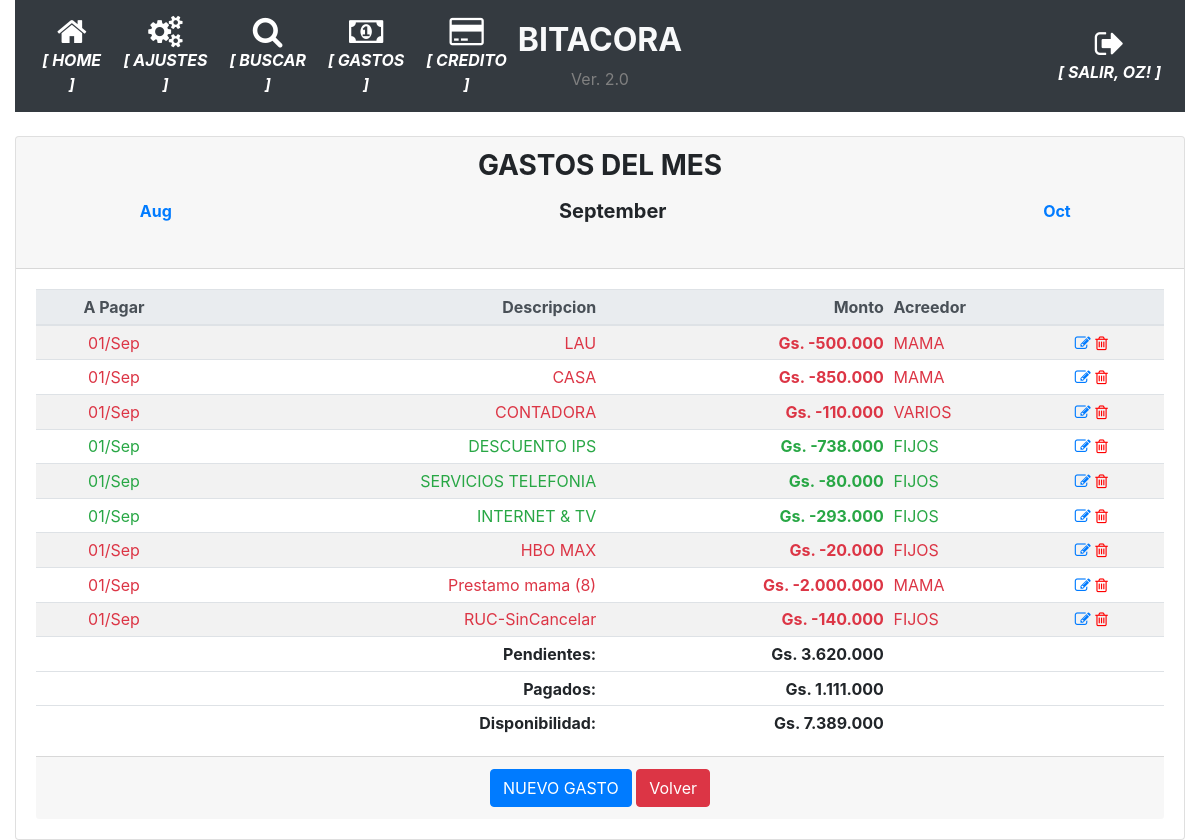
The page /historico_gastos_detalle/ (signed in) on the database as committed earlier.
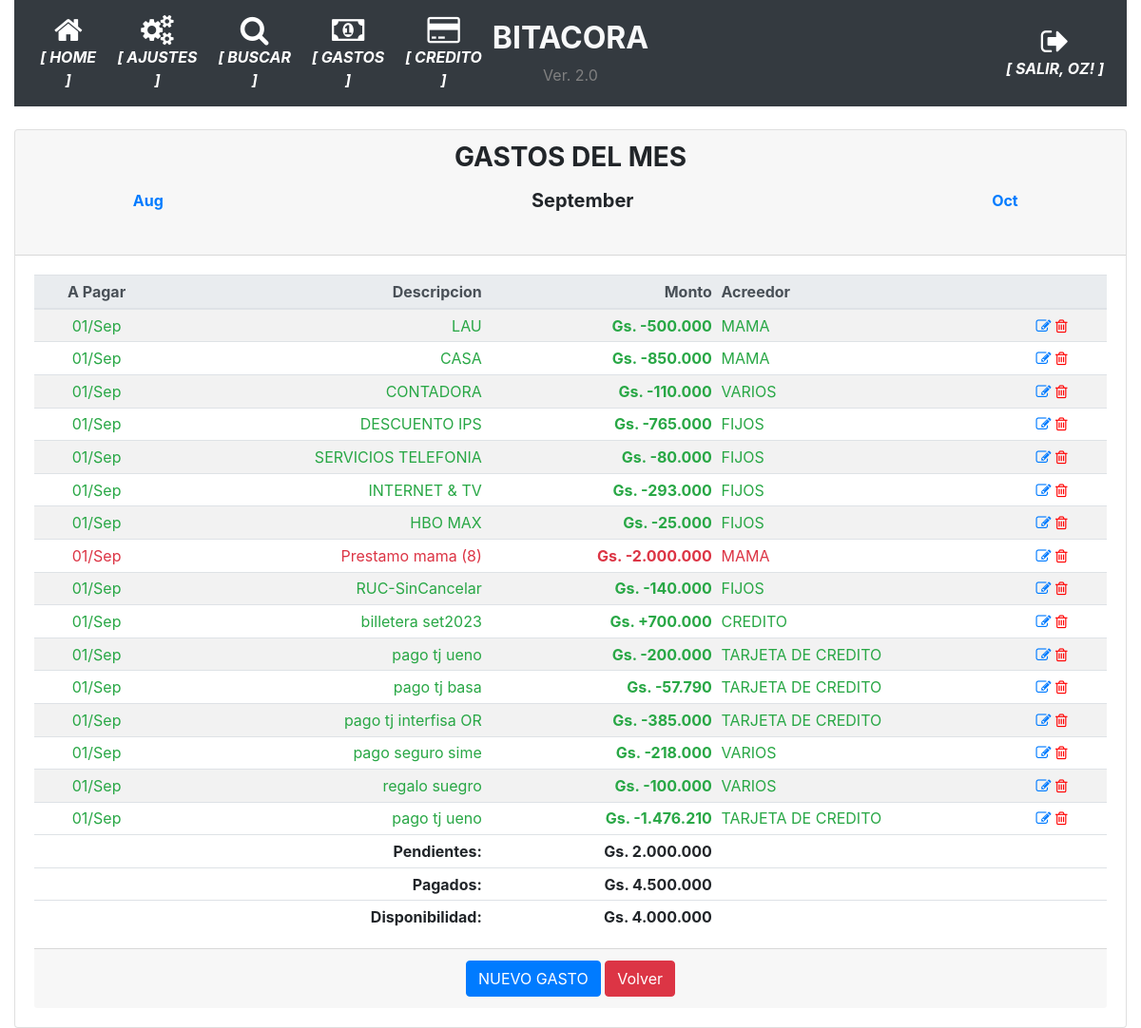
The same page on the database as committed later.
### app/models.py (models this page shows, shortened)
class User(UserMixin, db.Model):
    id = db.Column(db.Integer, primary_key=True)
    username = db.Column(db.String(64), index=True, unique=True)
    email = db.Column(db.String(120), index=True, unique=True)
    password_hash = db.Column(db.String(128))
    perfil = db.Column(db.String(128))

class GastosFijos(db.Model):
    __tablename__='gastos_fijos'
    id = db.Column(db.Integer, primary_key=True)
    date = db.Column(db.Date, nullable=False)
    fecha_pagar = db.Column(db.Date, nullable=False)
    descripcion = db.Column(db.String(100), nullable=False)
    monto = db.Column(db.Integer)
    operacion = db.Column(db.Boolean, server_default=u'False')
    pagado = db.Column(db.Boolean, server_default=u'False')
    id_agrupador_gastos = db.Column(db.Integer, db.ForeignKey('agrupador_gastos.id'), nullable=True)
    agrupador_gastos = db.relationship('AgrupadorGastos',backref='agrupador_gastos', foreign_keys=[id_agrupador_gastos])

class AgrupadorGastos(db.Model):
    __tablename__='agrupador_gastos'
    id = db.Column(db.Integer, primary_key=True)
    agrupador = db.Column(db.String(100), nullable=False)

### app/routes.py (the view)
@app.route('/historico_gastos_detalle/', defaults={'periodo':datetime.now().strftime('%Y-%m')}, methods=['GET', 'POST'])
@app.route('/historico_gastos_detalle/<string:periodo>', methods=['GET', 'POST'])
@login_required
def historico_gastos_detalle(periodo):
    date_obj = datetime.strptime(periodo, '%Y-%m')
    fechas={'mes_anterior':date_obj-relativedelta(months=1), 'mes_actual':date_obj, 'mes_siguiente':date_obj+relativedelta(months=1)}
    gastos = GastosFijos.query.filter(func.strftime("%Y-%m", GastosFijos.fecha_pagar)==periodo).filter(GastosFijos.descripcion!='REFERENCIA').order_by(GastosFijos.fecha_pagar).all()
    if not gastos:
        precarga_deudas(periodo)
        gastos = GastosFijos.query.filter(func.strftime("%Y-%m", GastosFijos.fecha_pagar)==periodo).all()
    deuda = deuda_total(gastos)
    credito, pendientes, pagados = calcular_disponibilidad(periodo)#SALARIO_NETO - deuda
    disponibilidad = credito - pagados
    return render_template('historico_gastos_detalle.html', periodo=periodo, gastos=gastos, deuda=deuda, disponibilidad=disponibilidad, pendientes=pendientes, fechas=fechas)

### app/models.py (called while the page is built)
@login.user_loader
def load_user(id):
    return User.query.get(int(id))

### app/utilitarios.py (called while the page is built)
def deuda_total(deudas):
    saldo = 0
    for deuda in deudas:
        if deuda.pagado:
            if not deuda.operacion:
                saldo += deuda.monto
            else:
                saldo -= deuda.monto
    return saldo

### app/templates/historico_gastos_detalle.html
{% extends "base.html" %}
{% block main %}
<div class="card">
    <div class="card-header">
        <h3 class="card-title text-center"><strong>GASTOS DEL MES</strong></h3>
        <div class="card-title text-center">
            <table class="table table-sm table-borderless">
                <td><a href="{{ url_for('historico_gastos_detalle', periodo=fechas.mes_anterior.strftime('%Y-%m')) }}" class="card-link"><strong>{{ fechas.mes_anterior.strftime('%b') }}</strong></a></td>
                <td><h5 class="card-title text-center"><strong>{{ fechas.mes_actual.strftime('%B') }}</strong></h5></td>
                <td><a href="{{ url_for('historico_gastos_detalle', periodo=fechas.mes_siguiente.strftime('%Y-%m')) }}" class="card-link"><strong>{{ fechas.mes_siguiente.strftime('%b') }}</strong></a></td>
            </table>
        </div>
    </div>
    <div class="card-body">
        <div class="table-responsive">
            <table class="table table-striped table-sm">
                <thead class="thead-light">
                    <tr>
                        <th class="card-text text-center">A Pagar</th>
                        <th class="card-text text-right">Descripcion</th>
                        <th class="card-text text-right">Monto</th>
                        <th class="card-text text-left">Acreedor</th>
                        <th></th>
                    </tr>
                </thead>
                <tbody>
                    {% for gasto in gastos %}
                    <tr class="{{ 'text-success' if gasto.pagado else 'text-danger' }}">
                        <td class="card-text text-center">{{ gasto.fecha_pagar.strftime('%d/%b') }}</td>
                        <td class="card-text text-right">{{ gasto.descripcion }}</td>
                        <td class="card-text text-right"><strong>Gs. {{ "+" if gasto.operacion else "-" }}{{ "{:,.0f}".format(gasto.monto).replace(",", ".") }}</strong></td>
                        <td class="card-text text-left">{{ gasto.agrupador_gastos.agrupador }}</td>
                        <td class="align-self-end">
                            <a href="{{ url_for('modificar_gasto', gasto_id=gasto.id) }}"><i class="fa fa-pencil-square-o"></i></a>
                            <a href="{{ url_for('borrar_gasto', gasto_id=gasto.id) }}" style="color:red"><i class="fa fa-trash-o"></i></a>
                        </td>
                    </tr>
                    {% endfor %}
                </tbody>
                <tfoot>
                    <tr>
                        <td></td>
                        <td class="card-text text-right"><strong>Pendientes:</strong></td>
                        <td class="card-text text-right"><strong>Gs. {{ "{:,.0f}".format(pendientes).replace(",", ".") }}</strong></td>
                        <td></td>
                        <td></td>
                    </tr>
                    <tr>
                        <td></td>
                        <td class="card-text text-right"><strong>Pagados:</strong></td>
                        <td class="card-text text-right"><strong>Gs. {{ "{:,.0f}".format(deuda).replace(",", ".") }}</strong></td>
                        <td></td>
                        <td></td>
                    </tr>
                    <tr>
                        <td></td>
                        <td class="card-text text-right"><strong>Disponibilidad:</strong></td>
                        <td class="card-text text-right"><strong>Gs. {{ "{:,.0f}".format(disponibilidad).replace(",", ".") }}</strong></td>
                        <td></td>
                        <td></td>
                    </tr>
                </tfoot>
            </table>
        </div>
        <div class="card-footer text-muted text-center">
            <a href="{{ url_for('nuevo_gasto') }}" class="btn btn-primary">NUEVO GASTO</a>
            <a href="#" onclick="goBack()" class="btn btn-danger">Volver</a>
        </div>
    </div>
</div>
{% endblock %}

### app/templates/base.html (shortened to what this page needs)
<!doctype html>
<html lang="en">
  <head>
    <link rel="stylesheet" href="https://stackpath.bootstrapcdn.com/bootstrap/4.5.0/css/bootstrap.min.css">
    <link rel="stylesheet" href="https://maxcdn.bootstrapcdn.com/font-awesome/4.4.0/css/font-awesome.min.css">
  </head>
  <body>
    <div class="container-fluid">
      <nav class="navbar navbar-expand-md navbar-dark bg-dark">
        <div class="navbar-collapse collapse w-100 order-1 order-md-0 dual-collapse2">
            <ul class="navbar-nav mr-auto text-center">
              <li class="nav-item active">
                <a href="{{ url_for('index') }}" class="nav-link d-flex flex-column">
                <i class="fa fa-home fa-2x"></i>
                <span class="d-none d-sm-inline"><i><strong>[ HOME ]</strong></i></span></a>
              </li>
              <li class="nav-item active">
                <a href="{{ url_for('parametrico') }}" class="nav-link d-flex flex-column">
                <i class="fa fa-cogs fa-2x"></i>
                <span class="d-none d-sm-inline"><i><strong>[ AJUSTES ]</strong></i></span></a>
              </li>
              <li class="nav-item active">
                <a href="{{ url_for('busqueda') }}" class="nav-link d-flex flex-column">
                <i class="fa fa-search fa-2x"></i>
                <span class="d-none d-sm-inline"><i><strong>[ BUSCAR ]</strong></i></span></a>
              </li>
              <li class="nav-item active">
                <a href="{{ url_for('historico_gastos_detalle', periodo='') }}" class="nav-link d-flex flex-column">
                <i class="fa fa-money fa-2x"></i>
                <span class="d-none d-sm-inline"><i><strong>[ GASTOS ]</strong></i></span></a>
              </li>
              <li class="nav-item active">
                <a href="{{ url_for('movimientos_mes', mes='') }}" class="nav-link d-flex flex-column">
                <i class="fa fa-credit-card fa-2x"></i>
                <span class="d-none d-sm-inline"><i><strong>[ CREDITO ]</strong></i></span></a>
              </li>
            </ul>
        </div>
        <div class="mx-auto order-0 text-center">
            <h2 class="mx-auto text-light"><strong>BITACORA</strong></h2>
            <span style="color: grey">Ver. 2.0</span>
        </div>
        <div class="navbar-collapse collapse w-100 order-3 dual-collapse2">
            <ul class="navbar-nav ml-auto text-center">
              <li class="nav-item active">
                {% if current_user.is_anonymous %}
                  <a href="{{ url_for('logout') }}" class="nav-link d-flex flex-column">
                  <i class="fa fa-sign-in fa-2x"></i>
                  <span class="d-none d-sm-inline"><i><strong>[ ACCEDER ]</strong></i></span></a>
                {% else %}
                  <a href="{{ url_for('logout') }}" class="nav-link d-flex flex-column">
                  <i class="fa fa-sign-out fa-2x"></i>
                  <span class="d-none d-sm-inline"><i><strong>[ SALIR, {{ current_user.username | upper }}! ]</strong></i></span></a>
                {% endif %}
              </li>
            </ul>
        </div>
    </nav>
    <br>
      <div>
        {% block main %}{% endblock %}
      </div>
    </div>
  </body>
</html>

Rows that differ between the two databases and show on the page:
changed GastosFijos "LAU": pagado False → True (drawn)
changed GastosFijos "CASA": pagado False → True (drawn)
changed GastosFijos "CONTADORA": pagado False → True (drawn)
changed GastosFijos "DESCUENTO IPS": monto "738.000" → "765.000"
changed GastosFijos "HBO MAX": pagado False → True (drawn); monto "20.000" → "25.000"
changed GastosFijos "RUC-SinCancelar": pagado False → True (drawn)
added GastosFijos: fecha_pagar "01/Sep", descripcion "billetera set2023", operacion "+", monto "700.000", agrupador_gastos.agrupador "CREDITO"
added GastosFijos: fecha_pagar "01/Sep", descripcion "pago tj ueno", operacion "-", monto "200.000", agrupador_gastos.agrupador "TARJETA DE CREDITO"
added GastosFijos: fecha_pagar "01/Sep", descripcion "pago tj basa", operacion "-", monto "57.790", agrupador_gastos.agrupador "TARJETA DE CREDITO"
added GastosFijos: fecha_pagar "01/Sep", descripcion "pago tj interfisa OR", operacion "-", monto "385.000", agrupador_gastos.agrupador "TARJETA DE CREDITO"
added GastosFijos: fecha_pagar "01/Sep", descripcion "pago seguro sime", operacion "-", monto "218.000", agrupador_gastos.agrupador "VARIOS"
added GastosFijos: fecha_pagar "01/Sep", descripcion "regalo suegro", operacion "-", monto "100.000", agrupador_gastos.agrupador "VARIOS"
added GastosFijos: fecha_pagar "01/Sep", descripcion "pago tj ueno", operacion "-", monto "1.476.210", agrupador_gastos.agrupador "TARJETA DE CREDITO"
Other text that changed with them:
{{ "{:,.0f}".format(pendientes).replace(",", ".") }}: "3.620.000" → "2.000.000"
{{ "{:,.0f}".format(deuda).replace(",", ".") }}: "1.111.000" → "4.500.000"
{{ "{:,.0f}".format(disponibilidad).replace(",", ".") }}: "7.389.000" → "4.000.000"
